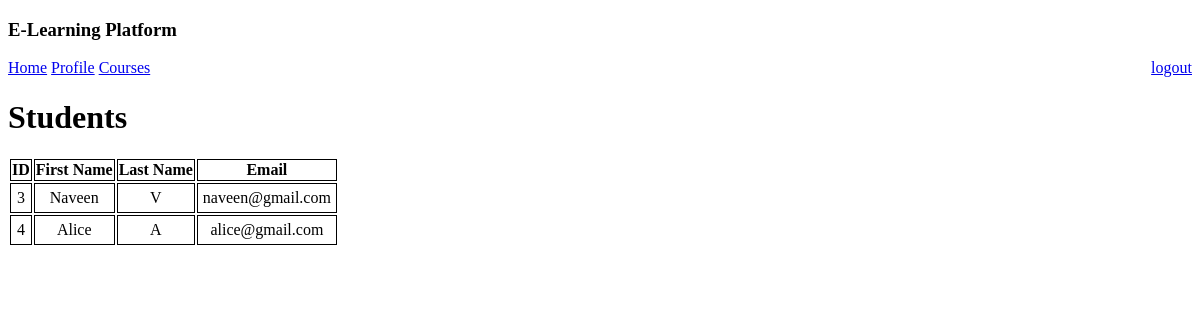
The page /student/list (signed in) on the database as committed earlier.
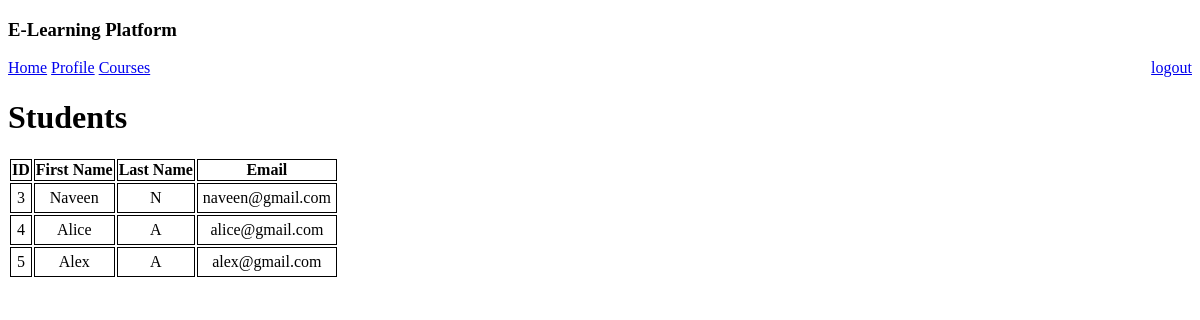
The same page on the database as committed later.
### e_learn/models.py (models this page shows)
class User(AbstractUser):
    is_student = models.BooleanField(default=False)
    is_instructor = models.BooleanField(default=False)
    is_institution = models.BooleanField(default=False)

### e_learn/views.py (the view)
# urls.py: path('student/list', views.student_list, name='student_list'),
@login_required(login_url='institution_login')
def student_list(request):
    try:
        current_institution = Institution.objects.get(user=request.user)
    except Exception as e:
        return render(request, 'institution_home.html', {'msg': 'Institution details not found!'})
    try:
        details_lst = UserInstitutionRelation.objects.filter(institution=current_institution, is_student=True)
        student_lst = []
        for i in details_lst:
            student_lst.append(i.user)
        if len(student_lst) == 0:
            return render(request, 'institution_home.html',
                          {'msg': 'Students not registered yet, try registering a new student!'})
        return render(request, 'institution_users_list.html', {'user_list': student_lst, 'student_exist': True})
    except Exception as e:
        print(e)
        return render(request, 'institution_home.html',
                      {'msg': 'Students not registered yet, try registering a new student!'})

### e_learn/templates/institution_users_list.html
{% extends "base_loggedIn.html" %}
{% block body %}
    <a href="{% url 'institution_home' %}">Home</a>
    <a href="{% url 'institution_home' %}?request_profile=True">Profile</a>
    <a href="{% url 'course_list' %}">Courses</a>
    {% if student_exist %}
        <h1>Students</h1>
    {% else %}
        <h1>Instructors</h1>
    {% endif %}
    {% if student_exist or instructor_exist %}
        <table>
            <thead>
                <tr>
                    <th scope="col" style="border: 1px solid black;"> ID </th>
                    <th scope="col" style="border: 1px solid black;"> First Name </th>
                    <th scope="col" style="border: 1px solid black;"> Last Name </th>
                    <th scope="col" style="border: 1px solid black;"> Email </th>
                </tr>
            </thead>
            <tbody>
                {% for user in user_list %}
                    <tr>
                        <td style="border: 1px solid black;padding: 5px" align="center">{{ user.id }}</td>
                        <td style="border: 1px solid black;padding: 5px" align="center">{{ user.first_name }}</td>
                        <td style="border: 1px solid black;padding: 5px" align="center">{{ user.last_name }}</td>
                        <td style="border: 1px solid black;padding: 5px" align="center">{{ user.email }}</td>
                    </tr>
                {% endfor %}
            </tbody>
        </table>
    {% endif %}
    <br> <br> {{ msg }}
{% endblock %}

Rows that differ between the two databases and show on the page:
changed User "Naveen": last_name "V" → "N"
now on this page (row edited): User: id "5", first_name "Alex", last_name "A", email "alex@gmail.com"
